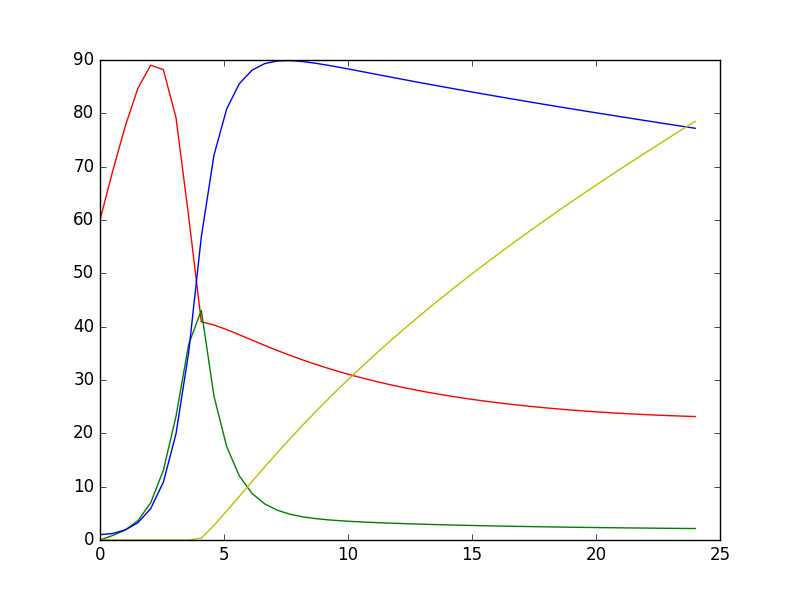

This figure's Python source:
#!/usr/bin/env python
# -*- coding: utf-8 -*-
# vim: ft=python ts=4 sw=4 sts=4 et fenc=utf-8
# Original author: "Eivind Magnus Hvidevold" <hvidevold@gmail.com>
# License: GNU GPLv3 at http://www.gnu.org/licenses/gpl.html

'''
'''

import os
import sys
import re

import numpy
import ODESolver
from matplotlib.pylab import *

def transformToFunction(valueOrFunction):
    if isinstance(valueOrFunction, (float, int)):
        return lambda t: valueOrFunction
    else:
        return valueOrFunction

class ProblemSIR:
    def __init__(self, sigma, beta, deltaS, rho, deltaI, alpha, S0, I0, Z0, R0, T):
        self.T = T
        self.S0 = S0
        self.I0 = I0
        self.Z0 = Z0
        self.R0 = R0

        for var in 'sigma', 'beta', 'deltaS', 'rho', 'deltaI', 'alpha':
            setattr(self, var, transformToFunction(vars()[var]))

    def __call__(self, u, t):
        S, I, Z, R = u
        return [
                self.sigma(t) - self.beta(t)*S*Z - self.deltaS(t)*S,
                self.beta(t)*S*Z - self.rho(t)*I - self.deltaI(t)*I,
                self.rho(t)*I - self.alpha(t)*S*Z,
                self.deltaS(t)*S + self.deltaI(t)*I + self.alpha(t)*S*Z]

    def term(self, u, t, i):
        S, I, Z, R = u[i]
        eps = 1e-7
        return S + I + Z + R - (self.S0 + self.I0 + self.Z0 + self.R0) > eps

class SolverSIR:
    def __init__(self, problem, dt):
        self.problem = problem
        self.dt = dt

    def solve(self, method=ODESolver.RungeKutta4):
        'entry point'
        problem = self.problem
        solver = method(problem)
        solver.set_initial_condition([problem.S0, problem.I0, problem.Z0, problem.R0])
        n = int(round(self.problem.T/float(self.dt)))
        tp = numpy.linspace(0, self.problem.T, n)
        u, t = solver.solve(tp) # set sigma = 0 to test with lambda u, t, i: problem.term(u, t, i))
        print 'Max infected', max(u[:,1])
        return tp, u

def doPlot(tp, u):
    plot(tp, u[:,0], 'r-')
    plot(tp, u[:,1], 'g-')
    plot(tp, u[:,2], 'b-')
    plot(tp, u[:,3], 'y-')

def main():
    firstPhase = 4.0
    secondPhase = firstPhase + 24.0
    thirdPhase = secondPhase + 5.0
    def sigma(t):
        if 0 <= t < firstPhase:
            return 20.0
        elif firstPhase <= t < secondPhase:
            return 2.0
        else:
            return 0.0
    def beta(t):
        if 0 <= t < firstPhase:
            return 0.03
        elif firstPhase <= t < secondPhase:
            return 0.0012
        else:
            return 0.0
    def rho(t):
        return 1.0
    def alpha(t):
        if firstPhase <= t < secondPhase:
            return 0.0016
        elif secondPhase <= t < thirdPhase:
            return 0.006
        else:
            return 0.0
    def deltaI(t):
        if firstPhase <= t < secondPhase:
            return 0.014
        else:
            return 0.0
    def deltaS(t):
        if secondPhase <= t < thirdPhase:
            return 0.0067
        else:
            return 0.0

    problem = ProblemSIR(sigma=sigma, beta=beta, deltaS=deltaS, deltaI=deltaI, rho=rho, alpha=alpha, S0=60.0, I0=0.0, Z0=1.0, R0=0.0, T=24)
    solver = SolverSIR(problem, 0.5)
    tp, u = solver.solve()
    doPlot(tp, u)
    show()


if __name__ == '__main__':
    main()

'''
'''

"""

[emilyd@sudur App_E]$ python Night_of_the_Living_Dead.py
Max infected 43.0713284349

"""
